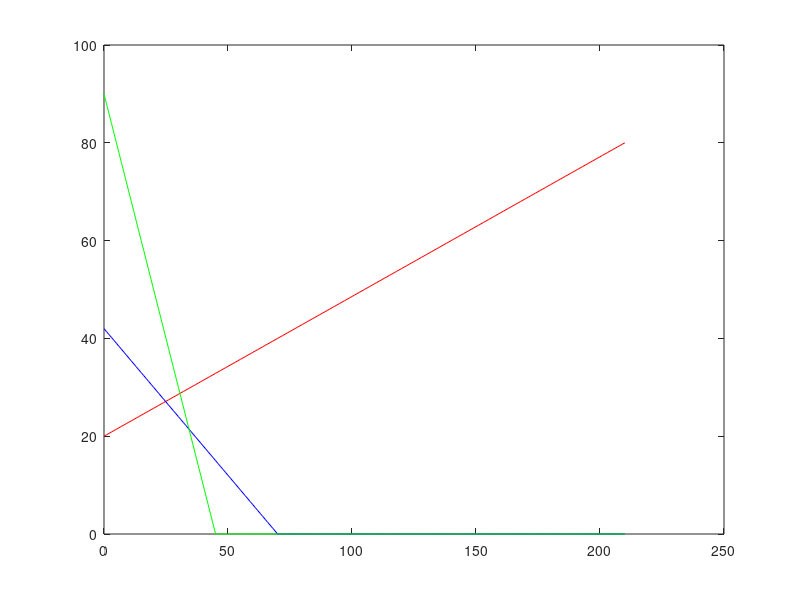

The MATLAB script that drew this image:
clc
clear 
c=[1,4]; %maximum objective func
a=[-2,7;3,5;4,2];
b=[140;210;180];
x1=0:1:max(b);

x21=((b(1)-a(1,1)*x1))/a(1,2);
x22=((b(2)-a(2,1)*x1))/a(2,2);
x23=((b(3)-a(3,1)*x1))/a(3,2);

x21=max(0,x21);
x22=max(0,x22);
x23=max(0,x23);
          
plot(x1,x21,'r',x1,x22,'b',x1,x23,'g');

%find the index positions where x21,x22,x23=0
c1=find(x1==0)
cx1=find(x21==0)
cx2=find(x22==0)
cx3=find(x23==0)

%find all the corner points
l1=[x1([c1,cx1]);x21([c1,cx1])]'
l2=[x1([c1,cx2]);x22([c1,cx2])]'
l3=[x1([c1,cx3]);x23([c1,cx3])]'

%to club all the points together
cornerpt=unique([l1;l2;l3],'rows')

%to find intersection points

pt=[0;0]
for i=1:size(a,1)
    a1=a(i,:);
    b1=b(i,:);
    for j=i+1:size(a,1)
        a2=a(j,:);
        b2=b(j,:);

        a3=[a1;a2];
        b3=[b1;b2];
        y=inv(a3)*b3
        pt=[pt y]
    end
end
 
ptt=pt'
allptt=[ptt;cornerpt]
points=unique(allptt,'rows')

%writing the equations
for i= 1:size(points,1)
    const1(i)=a(1,1)*points(i,1)-a(1,2)*points(i,2)-b(1)
    const2(i)=a(2,1)*points(i,1)-a(2,2)*points(i,2)-b(2)
    const3(i)=a(3,1)*points(i,1)-a(3,2)*points(i,2)-b(3)
    %finding the points which we need to discard
    s1= find(const1>0)
    s2= find(const2>0)
    s3= find(const3>0)
end
S=unique([s1,s2,s3])
%deleting the points
points(S,:)=[];
%feasible region points
points

value=points*c'
[obj,index] = max(value)
X1= points(index,1)
X2= points(index,2)
